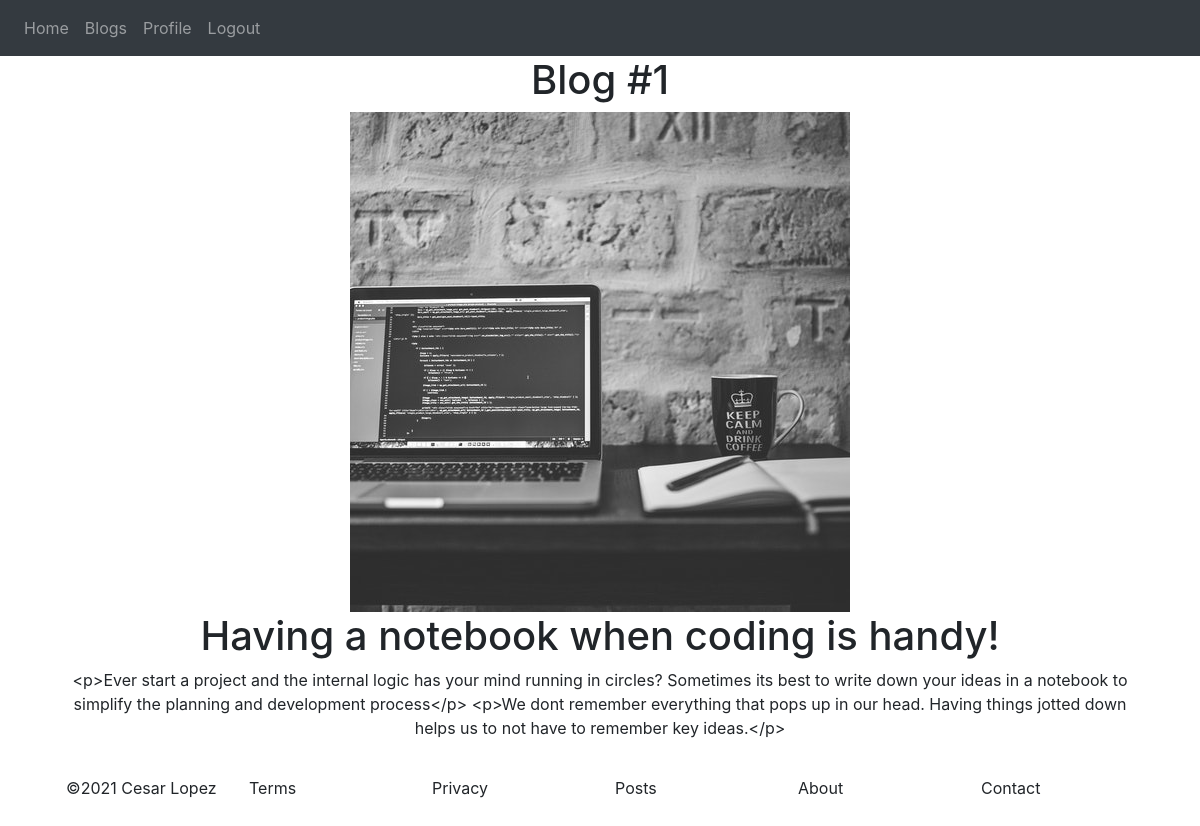
The page /blogs/1 (signed in) on the database its author committed.
### website/models.py (models this page shows)
class Blog(db.Model):
  id = db.Column(db.Integer, primary_key=True)
  pic = db.Column(db.String(150))
  title = db.Column(db.String(150))
  content =  db.Column(db.String(1000))
  post_date = db.DateTime(timezone=True)
  user_id = db.Column(db.Integer, db.ForeignKey('user.id'))

### website/views.py (the view)
@views.route('/blogs/<indiv>')
def blogs_indiv(indiv):
  blog_indiv = Blog.query.filter_by(id=indiv).first()
  return render_template('blogs_indiv.html', user=current_user,  blog = blog_indiv)

### website/templates/blogs_indiv.html (shortened to what this page needs)
{% extends "base.html" %}
{% block content %}
  {% if blog %}
    <div class="container">
      <div class="row">
        <div class="col-sm">
          <div align="center">
            <h1> Blog #{{blog.id}} </h1>
          </div>
        </div>
      </div>
      <div class="row">
        <div class="col-sm">
          <div align="center">
            <img src="{{ url_for('static', filename=blog.pic) }}" alt="Blog Pic">
          </div>
        </div>
      </div>
      <div class="row">
        <div class="col-sm">
          <div align="center">
            <h1> {{blog.title}} </h1>
          </div>
        </div>
      </div>
      <div class="row">
        <div class="col-sm">
          <div align="center">
            {{blog.content}}
          </div>
        </div>
      </div>
    </div>
  {% endif %}
{% endblock %}

### rows shown on the page
Blog: id "1", pic (picture), title "Having a notebook when coding is handy!", content "<p>Ever start a project and the internal logic has your mind running in circles? Sometimes its best to write down your ideas in a notebook to simplify the planning and development process</p> <p>We dont remember everything that pops up in our head. Having things jotted down helps us to not have to remember key ideas.</p>"
